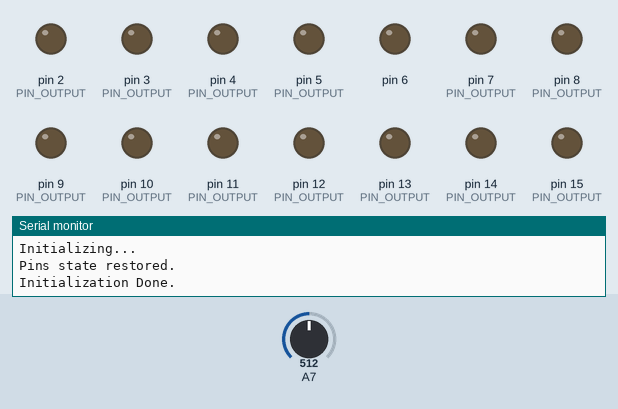
Recording of a sketch running on a simulated Arduino Uno, built with avr-gcc and run on an emulated ATmega328P. Shown: output pins drawn as LEDs (lit = HIGH), the last lines printed to the serial monitor. The inputs (shaded band) are chosen by the test bench; at power-on: A7 = 512. EEPROM starts erased.

Above: at 1.3 s.
1.4 s: A7 set to 1023
At 2.76 s:
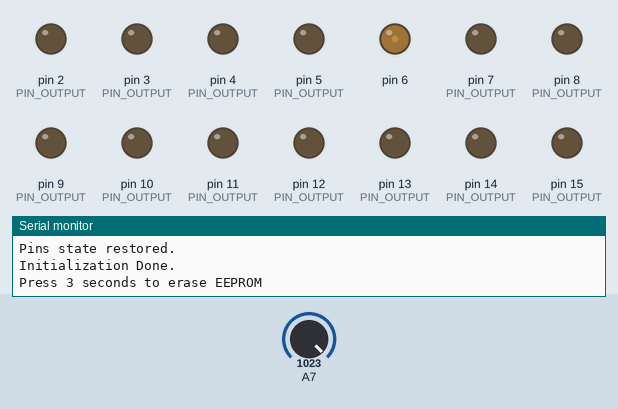
At 4.7 s:
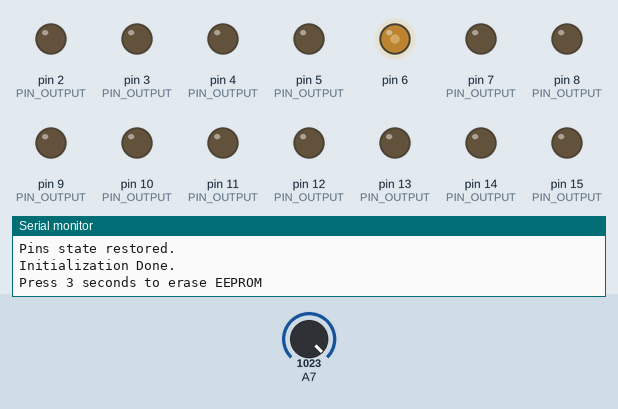
Timing chart, 0 to 10.4 s (numbered marks = the images above; inputs shaded):
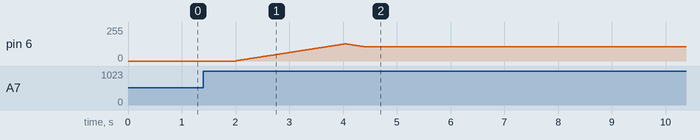

The sketch:

main.ino
```cpp
#include <EEPROM.h>

const uint8_t SERIAL_COMM_TERMINATOR = 255;
const uint8_t PIN_OUTPUT[] = {
  2,
  3,
  4,
  5,
  // 6, LED INDICATOR
  7,
  8,
  9,
  10,
  11,
  12,
  13,
  14,
  15,
  16,
  17,
  18,
  19,
  20
};


struct SerialCommand {
  char cmd;
  char arg1;
  char arg2;
};

void flushSerial() {
  while (Serial.available() > 0) Serial.read();
}

void saveSerialCmd(SerialCommand sc) {
  static unsigned int pinsLength = sizeof(PIN_OUTPUT);
  uint8_t eeAddr = getPinIndex((uint8_t)sc.arg1) * sizeof(SerialCommand) + 1;  // 1 is gap

  EEPROM.put(eeAddr, sc);
}

SerialCommand getSerialCmd(int pin) {
  SerialCommand sc;
  EEPROM.get((getPinIndex(pin) * sizeof(SerialCommand) + 1), sc);

  return sc;
}

// Return true if it find '\n'
bool scanSerialCommand(SerialCommand *psc) {
  static SerialCommand sc;
  static uint8_t counter = 0;

  while (Serial.available() > 0) {
    counter++;

    char c = Serial.read();
    if (c == (char)SERIAL_COMM_TERMINATOR) {
      flushSerial();

      *psc = sc;

      counter = 0;
      sc = SerialCommand{};

      return true;
    }

    switch (counter) {
      case 1:
        sc.cmd = c;
        psc->cmd = c;
        break;
      case 2:
        sc.arg1 = c;
        psc->arg1 = c;
        break;
      case 3:
        sc.arg2 = c;
        psc->arg2 = c;
        break;
    }
  }

  return false;
}

void executeSerialCommand(SerialCommand sc) {
  switch (sc.cmd) {
    case 'A':
      // A stands for analog.
      // arg1 is the pin to be controlled
      // arg2 is the pin state 0x00 to 0xff
      analogWrite((uint8_t)sc.arg1, sc.arg2);
      saveSerialCmd(sc);
      Serial.write('A');
      break;
    case 'C':
      // C stands for check. Check if actuator is ready
      Serial.write('C');
      break;
    case 'S':
      // S stands for switch
      // arg1 is the pin to be controlled
      // arg2 is the pin state 0x0 or 0x1
      digitalWrite((uint8_t)sc.arg1, sc.arg2);
      saveSerialCmd(sc);
      Serial.write('S');
      break;
    case 'P':
      // P stand for pin mode
      // arg1 is the pin to be controlled
      // arg2 is the pin mode
      pinMode((uint8_t)sc.arg1, sc.arg2);
      Serial.write('P');
      break;
  }
}

void restoreAllPinState() {
  for (uint16_t i = 0; i < sizeof(PIN_OUTPUT); i++) {
    SerialCommand sc = getSerialCmd(PIN_OUTPUT[i]);
    executeSerialCommand(sc);
  }
  Serial.println("Pins state restored.");
}

void setupPins() {
  for (uint16_t i = 0; i < sizeof(PIN_OUTPUT); i++) {
    pinMode((uint8_t)PIN_OUTPUT[i], OUTPUT);
  }
}

// get pin index in PIN_OUTPUT[]
int8_t getPinIndex(uint8_t pin) {
  volatile int8_t index = -1;

  for (uint16_t i; i < sizeof(PIN_OUTPUT); i++) {
    if (PIN_OUTPUT[i] == pin) {
      index = i;
      break;
    }
  }

  return index;
}

void waveIndicator() {
  static uint8_t state = 1;
  static uint8_t direction = 1;
  static uint32_t lastTime = 0;
  static uint32_t lastCycle = 0;
  static uint16_t delay = 15;
  static uint16_t cycleDelay = 2000;

  if (millis() - lastTime > delay) {
    lastTime = millis();

    if (millis() - lastCycle < cycleDelay) {
      return;
    }

    state += direction;
    analogWrite(6, state);

    if (state > 128) {
      direction = -1;
    }

    if (state < 1) {
      direction = 1;
      lastCycle = millis();
    }
  }
}

void eraseEEPROM() {
  for (int i = 0; i < EEPROM.length(); i++) {
    EEPROM.write(i, 0);
  }
}

void eraseEEPROMButton() {
  static uint32_t lastTimePress = 0;
  static uint16_t lastValue = 0;
  static uint16_t resetVal = 1023;
  static uint16_t del = 3000;

  uint16_t nowVal = analogRead(21);

  if (nowVal == 1023) {
    if (lastValue != nowVal) {
      lastTimePress = millis();
      lastValue = nowVal;
      Serial.println("Press 3 seconds to erase EEPROM");
    }

    if (millis() - lastTimePress > del) {
      eraseEEPROM();
      Serial.println("reset");
      delay(1000);
      return;
    }

    lastValue = nowVal;
    return;
  }

  if (nowVal < resetVal) {
    lastValue = nowVal;
  }
}

void setup() {
  EEPROM.begin();
  Serial.begin(9600);
  delay(100);
  Serial.println("Initializing...");
  setupPins();
  restoreAllPinState();
  Serial.println("Initialization Done.");
}

void loop() {
  SerialCommand sc;
  bool done = scanSerialCommand(&sc);
  if (done) {
    executeSerialCommand(sc);
  }
  waveIndicator();
  eraseEEPROMButton();
}
```

Measured:
- by itself, pin 6: rises from 0/255 to 129/255 in 2.0 s, then falls to 106/255 in 4.8 s
